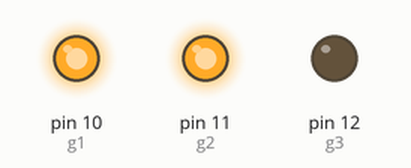
A sketch run on a simulated Arduino Uno, built with avr-gcc and run on an emulated ATmega328P. Parts: output pins drawn as LEDs (lit = HIGH). Pins used as bus, display or sensor lines are not drawn.

Above: at 0.1 s.
At 5.5 s:
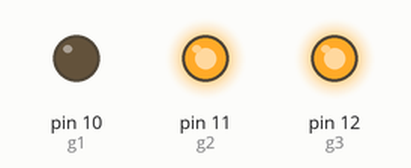
At 17.3 s:
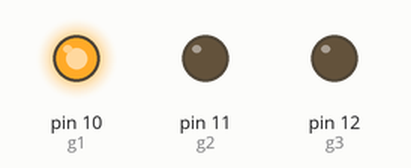
At 18.0 s:
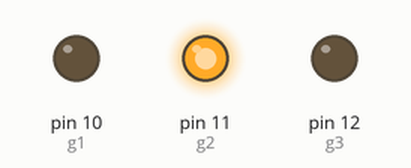
At 20.7 s:
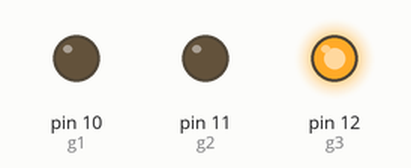
At 24.4 s:
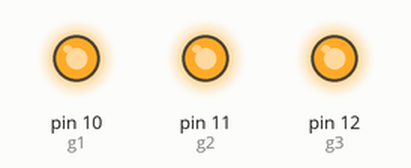
Timing chart, 0 to 25.9 s (numbered marks = the images above):
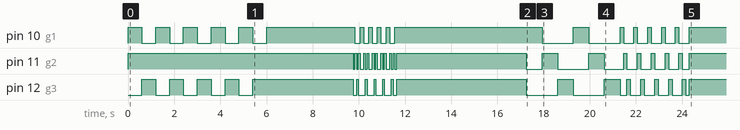

The sketch:

_3x3Cube.ino
```cpp
int num = 120;
int iterations = 10;

int col1 = 1;
int col2 = 2;
int col3 = 3;
int col4 = 4;
int col5 = 5;
int col6 = 6;
int col7 = 7;
int col8 = 8;
int col9 = 9;
int g1 = 10;
int g2 = 11;
int g3 = 12;

void setup() {
  pinMode(col1, OUTPUT);
  pinMode(col2, OUTPUT);
  pinMode(col3, OUTPUT);
  pinMode(col4, OUTPUT);
  pinMode(col5, OUTPUT);
  pinMode(col6, OUTPUT);
  pinMode(col7, OUTPUT);
  pinMode(col8, OUTPUT);
  pinMode(col9, OUTPUT);
  pinMode(g1, OUTPUT);
  pinMode(g2, OUTPUT);
  pinMode(g3, OUTPUT);
}

void allOn() {
    digitalWrite(col1, HIGH);
    digitalWrite(col2, HIGH);
    digitalWrite(col3, HIGH);
    digitalWrite(col4, HIGH);
    digitalWrite(col5, HIGH);
    digitalWrite(col6, HIGH);
    digitalWrite(col7, HIGH);
    digitalWrite(col8, HIGH);
    digitalWrite(col9, HIGH);
}

void allOff() {
    digitalWrite(col1, LOW);
    digitalWrite(col2, LOW);
    digitalWrite(col3, LOW);
    digitalWrite(col4, LOW);
    digitalWrite(col5, LOW);
    digitalWrite(col6, LOW);
    digitalWrite(col7, LOW);
    digitalWrite(col8, LOW);
    digitalWrite(col9, LOW);
}

void allGroundOn() {
  digitalWrite(g1, HIGH);
  digitalWrite(g2, HIGH);
  digitalWrite(g3, HIGH);
}

void allGroundOff() {
  digitalWrite(g1, LOW);
  digitalWrite(g2, LOW);
  digitalWrite(g3, LOW);
}

void eightSquares() {
  digitalWrite(g1, HIGH);
  digitalWrite(g2, HIGH);
  digitalWrite(col1, HIGH);
  digitalWrite(col2, HIGH);
  digitalWrite(col4, HIGH);
  digitalWrite(col5, HIGH);
  delay(num);
  allOff();
  digitalWrite(col7, HIGH);
  digitalWrite(col8, HIGH);
  digitalWrite(col4, HIGH);
  digitalWrite(col5, HIGH);
  delay(num);
  allOff();
  digitalWrite(col9, HIGH);
  digitalWrite(col8, HIGH);
  digitalWrite(col5, HIGH);
  digitalWrite(col6, HIGH);
  delay(num);
  allOff();
  digitalWrite(col2, HIGH);
  digitalWrite(col3, HIGH);
  digitalWrite(col5, HIGH);
  digitalWrite(col6, HIGH);
  delay(num);
  allOff();
  allGroundOff();
  digitalWrite(g3, HIGH);
  digitalWrite(g2, HIGH);
  digitalWrite(col1, HIGH);
  digitalWrite(col2, HIGH);
  digitalWrite(col4, HIGH);
  digitalWrite(col5, HIGH);
  delay(num);
  allOff();
  digitalWrite(col7, HIGH);
  digitalWrite(col8, HIGH);
  digitalWrite(col4, HIGH);
  digitalWrite(col5, HIGH);
  delay(num);
  allOff();
  digitalWrite(col9, HIGH);
  digitalWrite(col8, HIGH);
  digitalWrite(col5, HIGH);
  digitalWrite(col6, HIGH);
  delay(num);
  allOff();
  digitalWrite(col2, HIGH);
  digitalWrite(col3, HIGH);
  digitalWrite(col5, HIGH);
  digitalWrite(col6, HIGH);
  delay(num);
  allOff();
  allGroundOff();
}

void sweepRight() {
  allGroundOn();
  digitalWrite(col1, HIGH);
  digitalWrite(col4, HIGH);
  digitalWrite(col7, HIGH);
  delay(num);
  allOff();
  digitalWrite(col2, HIGH);
  digitalWrite(col5, HIGH);
  digitalWrite(col8, HIGH);
  delay(num);
  allOff();
  digitalWrite(col3, HIGH);
  digitalWrite(col6, HIGH);
  digitalWrite(col9, HIGH);
  delay(num);
  allOff();
  delay(num);
}


void backAndForth() {
  allGroundOn();
  digitalWrite(col1, HIGH);
  digitalWrite(col4, HIGH);
  digitalWrite(col7, HIGH);
  delay(num/2);
  allOff();
  digitalWrite(col2, HIGH);
  digitalWrite(col5, HIGH);
  digitalWrite(col8, HIGH);
  delay(num/2);
  allOff();
  digitalWrite(col3, HIGH);
  digitalWrite(col6, HIGH);
  digitalWrite(col9, HIGH);
  delay(num/2);
  digitalWrite(col2, HIGH);
  digitalWrite(col5, HIGH);
  digitalWrite(col8, HIGH);
  delay(num/2);
  allOff();
  digitalWrite(col1, HIGH);
  digitalWrite(col4, HIGH);
  digitalWrite(col7, HIGH);
  delay(num/2);
  allOff();
}

void sweepUp() {
  allOn();
  allGroundOff();
  digitalWrite(g1, HIGH);
  delay(num);
  allGroundOff();
  digitalWrite(g2, HIGH);
  delay(num);
  allGroundOff();
  digitalWrite(g3, HIGH);
  delay(num);
  allGroundOff();
  delay(num);
}

void upAndDown() {
  allOn();
  allGroundOff();
  digitalWrite(g1, HIGH);
  delay(num/2);
  allGroundOff();
  digitalWrite(g2, HIGH);
  delay(num/2);
  allGroundOff();
  digitalWrite(g3, HIGH);
  delay(num/2);
  allGroundOff();
  digitalWrite(g2, HIGH);
  delay(num/2);
  allGroundOff();
  digitalWrite(g1, HIGH);
  delay(num/2);
}

void sweepBack() {
  allGroundOn();
  digitalWrite(col1, HIGH);
  digitalWrite(col2, HIGH);
  digitalWrite(col3, HIGH);
  delay(num);
  allOff();
  digitalWrite(col4, HIGH);
  digitalWrite(col5, HIGH);
  digitalWrite(col6, HIGH);
  delay(num);
  allOff();
  digitalWrite(col7, HIGH);
  digitalWrite(col8, HIGH);
  digitalWrite(col9, HIGH);
  delay(num);
  allOff();
  delay(num);
}

void sweepDiag() {
  allGroundOn();
  allOff();
  delay(num);
  digitalWrite(col1, HIGH);
  delay(num);
  allOff();
  digitalWrite(col2, HIGH);
  digitalWrite(col4, HIGH);
  delay(num);
  allOff();
  digitalWrite(col3, HIGH);
  digitalWrite(col5, HIGH);
  digitalWrite(col7, HIGH);
  delay(num);
  allOff();
  digitalWrite(col6, HIGH);
  digitalWrite(col8, HIGH);
  delay(num);
  allOff();
  digitalWrite(col9, HIGH);
  delay(num);
}

void cross() {
  allGroundOn();
  allOff();
  digitalWrite(col1, HIGH);
  delay(num/2);
  allOff();
  digitalWrite(col2, HIGH);
  digitalWrite(col4, HIGH);
  delay(num/2);
  allOff();
  digitalWrite(col3, HIGH);
  digitalWrite(col5, HIGH);
  digitalWrite(col7, HIGH);
  delay(num/2);
  allOff();
  digitalWrite(col6, HIGH);
  digitalWrite(col8, HIGH);
  delay(num/2);
  allOff();
  digitalWrite(col9, HIGH);
  delay(num/2);
  allOff();
  digitalWrite(col7, HIGH);
  delay(num/2);
  allOff();
  digitalWrite(col4, HIGH);
  digitalWrite(col8, HIGH);
  delay(num/2);
  allOff();
  digitalWrite(col1, HIGH);
  digitalWrite(col5, HIGH);
  digitalWrite(col9, HIGH);
  delay(num/2);
  allOff();
  digitalWrite(col2, HIGH);
  digitalWrite(col6, HIGH);
  delay(num/2);
  allOff();
  digitalWrite(col3, HIGH);
  delay(num/2);
}

void backAndForthDiag() {
  allGroundOn();
  allOff();
  digitalWrite(col1, HIGH);
  delay(num/2);
  allOff();
  digitalWrite(col2, HIGH);
  digitalWrite(col4, HIGH);
  delay(num/2);
  allOff();
  digitalWrite(col3, HIGH);
  digitalWrite(col5, HIGH);
  digitalWrite(col7, HIGH);
  delay(num/2);
  allOff();
  digitalWrite(col6, HIGH);
  digitalWrite(col8, HIGH);
  delay(num/2);
  allOff();
  digitalWrite(col9, HIGH);
  delay(num/2);
  allOff();
  digitalWrite(col9, HIGH);
  delay(num/2);
  allOff();
  digitalWrite(col8, HIGH);
  digitalWrite(col6, HIGH);
  delay(num/2);
  allOff();
  digitalWrite(col3, HIGH);
  digitalWrite(col5, HIGH);
  digitalWrite(col7, HIGH);
  delay(num/2);
  allOff();
  digitalWrite(col2, HIGH);
  digitalWrite(col4, HIGH);
  delay(num/2);
  allOff();
  digitalWrite(col1, HIGH);
  delay(num/2);
}

void spin() {
  allGroundOn();
  digitalWrite(col5, HIGH);
  digitalWrite(col4, HIGH);
  digitalWrite(col6, HIGH);
  delay(num);
  allOff();
  digitalWrite(col5, HIGH);
  digitalWrite(col1, HIGH);
  digitalWrite(col9, HIGH);
  delay(num);
  allOff();
  digitalWrite(col5, HIGH);
  digitalWrite(col2, HIGH);
  digitalWrite(col8, HIGH);
  delay(num);
  allOff();
  digitalWrite(col5, HIGH);
  digitalWrite(col3, HIGH);
  digitalWrite(col7, HIGH);
  delay(num);
  allOff();
}

void runThrough() {
  int tick = num/2;
  allGroundOff();
  digitalWrite(g1, HIGH);
  for (int i = 1; i < 10; i++){
    allOff();
    digitalWrite(i, HIGH);
    delay(tick);
  }
  allGroundOff();
  digitalWrite(g2, HIGH);
  for (int i = 1; i < 10; i++){
    allOff();
    digitalWrite(i, HIGH);
    delay(tick);
  }
  allGroundOff();
  digitalWrite(g3, HIGH);
  for (int i = 1; i < 10; i++){
    allOff();
    digitalWrite(i, HIGH);
    delay(tick);
  }
}

void loop() {
  iterations = 5;
  num = 150;
  for (int i = 0; i < iterations; i++) {
    eightSquares();
  }
  for (int i = 0; i < iterations; i++) {
    cross();
  }
  for (int i = 0; i < iterations; i++) {
    upAndDown();
  }
  for (int i = 0; i < iterations; i++) {
    backAndForth();
  }
  for (int i = 0; i < iterations; i++) {
    backAndForthDiag();
  }
  for (int i = 0; i < 2; i++){
    runThrough();
  }
  for (int i = 0; i < iterations; i++) {
    sweepUp();
  }
  for (int i = 0; i < iterations; i++) {
    sweepDiag();
  }
  for (int i = 0; i < iterations; i++) {
    sweepRight();
  }
  for (int i = 0; i < iterations; i++) {
    sweepBack();
  }
  for (int i = 0; i < 50; i++) {
    num = 120 - (2*i);
    spin();
  }
}
```

Measured:
- by itself, pin 10 (g1): LOW → HIGH at 0.00 s, → LOW 0.60 s later, → HIGH 0.60 s later, → LOW 0.60 s later, … (35 changes in this stretch)
- by itself, pin 12 (g3): LOW → HIGH at 0.60 s, → LOW 0.60 s later, → HIGH 0.60 s later, → LOW 0.60 s later, … (37 changes in this stretch)
